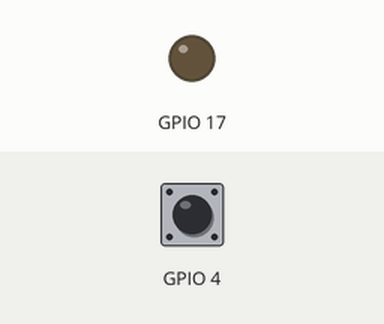
Bench run of a program on a simulated Raspberry Pi (BCM pin numbers). Shown: output pins drawn as LEDs (lit = HIGH). The test bench sets the inputs (shaded band); at power-on: GPIO 4 HIGH.

Above: at 1.2 s.
1.3 s: GPIO 4 pulled LOW for 0.15 s
At 1.37 s:
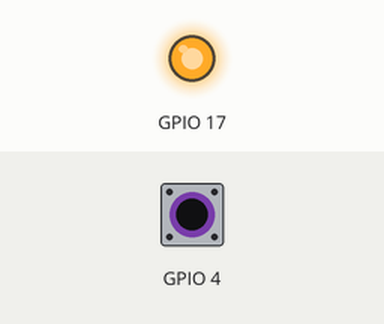
2.9 s: GPIO 4 pulled LOW for 3.2 s
At 7.3 s:
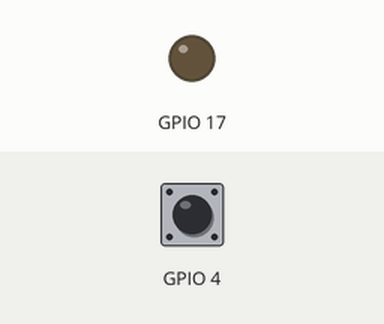
Timing chart, 0 to 8.8 s (numbered marks = the images above; inputs shaded):
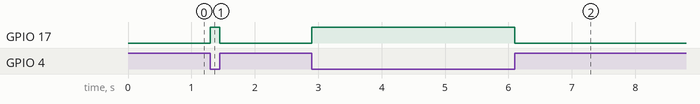

The program:

readbutton.py
```python
#READbutton
import RPi.GPIO as GPIO
from time import sleep

GPIO.setmode(GPIO.BCM)

GPIO.setup(17, GPIO.OUT)
GPIO.setup(4, GPIO.IN, pull_up_down=GPIO.PUD_UP)

try:
    while True:
        GPIO.output(17, not GPIO.input(4))
    sleep(.1)
finally:
    GPIO.output(17, False)
    GPIO.cleanup()
```

Measured:
- after the input at 1.3 s, GPIO 17: LOW → HIGH at once, → LOW 0.15 s later
- after the input at 2.9 s, GPIO 17: LOW → HIGH at once, → LOW 3.2 s later
